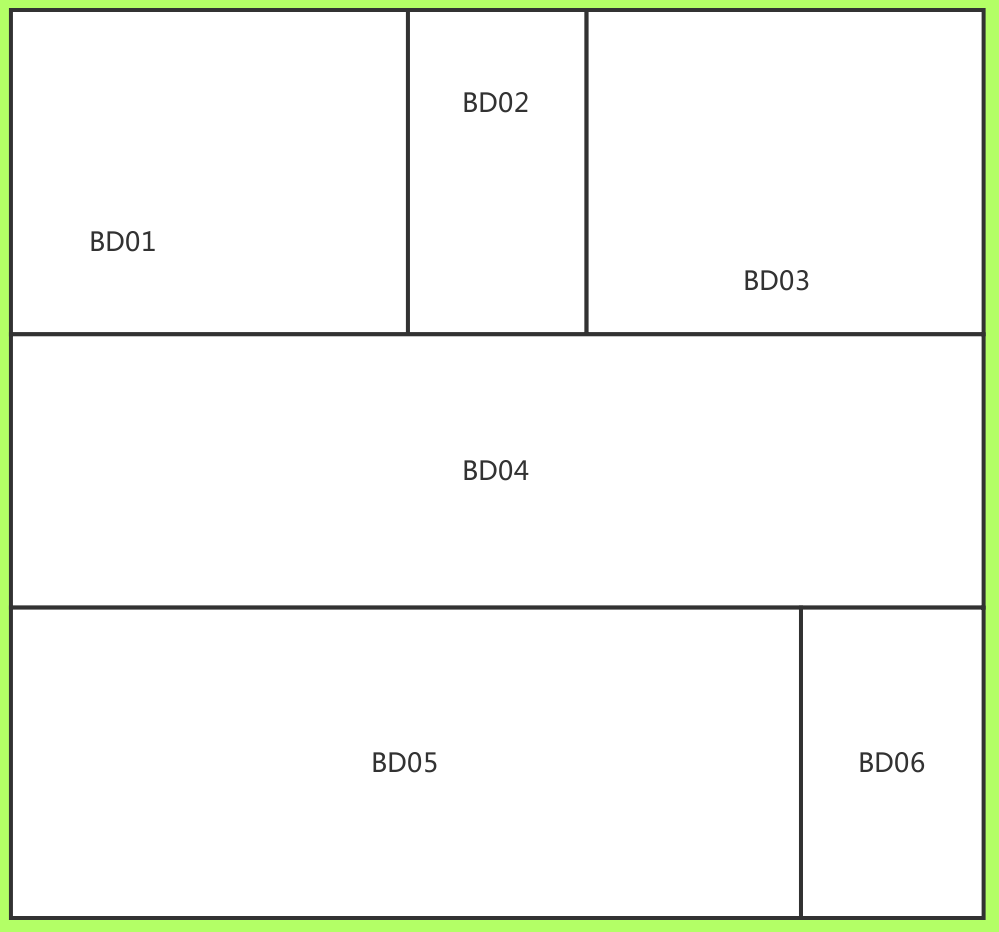
#> input picture ImageToHtmlArea/11.png, 999 x 932 px
$ python ImageToHtmlArea.py
#> lines starting #> are read from the running program, lines starting #| are printed output that depends on the picture
#!/usr/bin/env python
#coding:utf-8
#code by struggle
import cv2 #这个包需要安装 pip3 install opencv-python
import numpy as np

def findline(image, Target, info):
    uniq = []
    img_rgb = cv2.imread(image)
    img_gray = cv2.cvtColor(img_rgb, cv2.COLOR_BGR2GRAY)
    template = cv2.imread(Target,0)
    w, h = template.shape[::-1]
    for pt in info:
        #print(pt)
        zs = pt
        yx = (pt[0] + w, pt[1] + h)
        #print(zs,yx)
        l, u, r, d = left, up, right, down = zs[0], zs[1], yx[0], yx[1]
        while l > 0:
            if img_gray[up, l] == 0 or img_gray[up, l] != 255:
                #print(l)
                break
            l = l - 1
        while u > 0:
            if img_gray[u, left] == 0 or img_gray[u, left] !=255 :
                #print(u)
                break
            u = u - 1
        while r > 0:
            if img_gray[down, r] == 0 or img_gray[down, r] != 255:
                #print(r)
                break
            r = r + 1
        while d > 0:
            if img_gray[d, right] == 0 or img_gray[d, right] != 255:
                #print(d)
                break
            d = d + 1
        maplist = ",".join([str(l),str(u),str(l),str(d),str(r),str(d),str(r),str(u)])
        if maplist not in uniq:
            uniq.append(maplist)
    return uniq

def mathc_img(image, Target, value):
#> called with image = '11.png', Target = '22.png', value = 0.9
    allarea = []
    img_rgb = cv2.imread(image)
#> img_rgb is the input picture: shape (932, 999, 3); mean B, G, R 241.8, 248.4, 245.1
    img_gray = cv2.cvtColor(img_rgb, cv2.COLOR_BGR2GRAY)
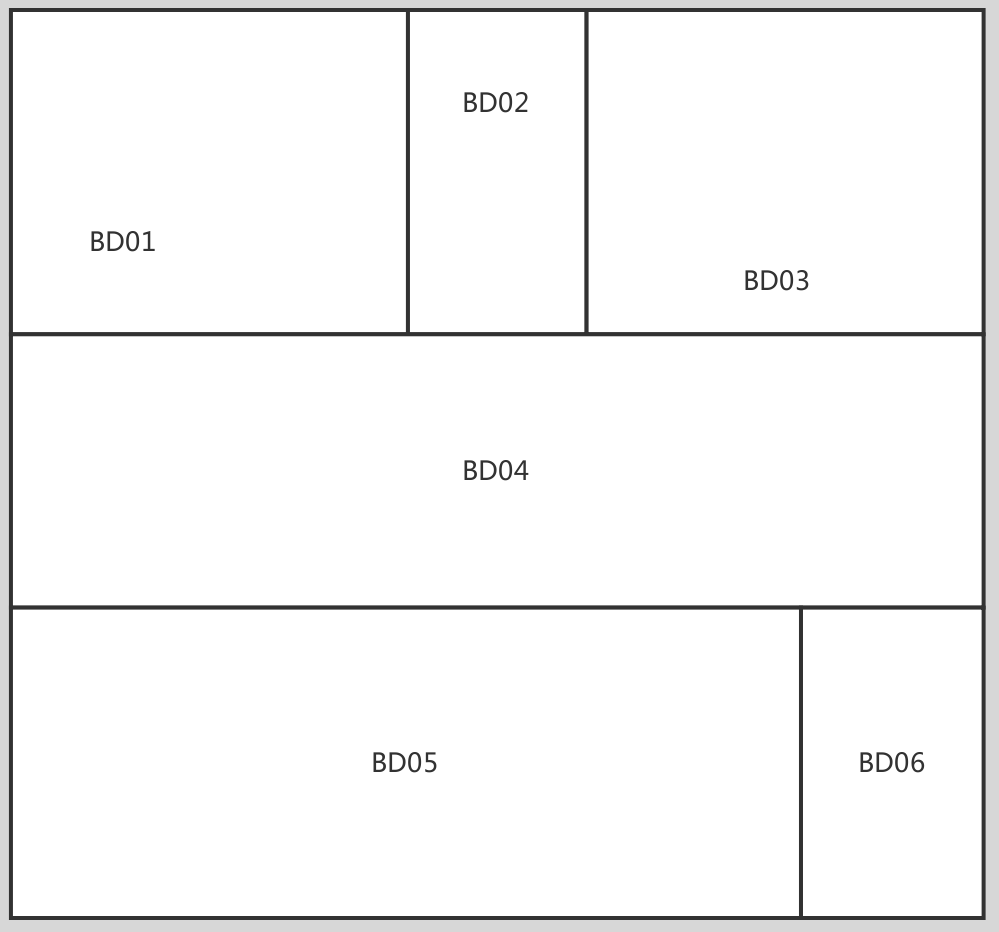
#> img_gray: shape (932, 999); min 50, max 255, mean 246.7
    template = cv2.imread(Target,0)
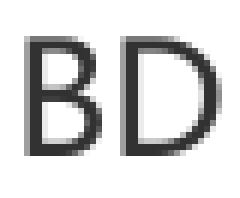
#> input picture ImageToHtmlArea/22.png, 40 x 33 px (shown 6 times larger)
#> template is the input picture: shape (33, 40); min 50, max 255, mean 213.2
    w, h = template.shape[::-1]
#> w = 40; h = 33
    res = cv2.matchTemplate(img_gray,template,cv2.TM_CCOEFF_NORMED)
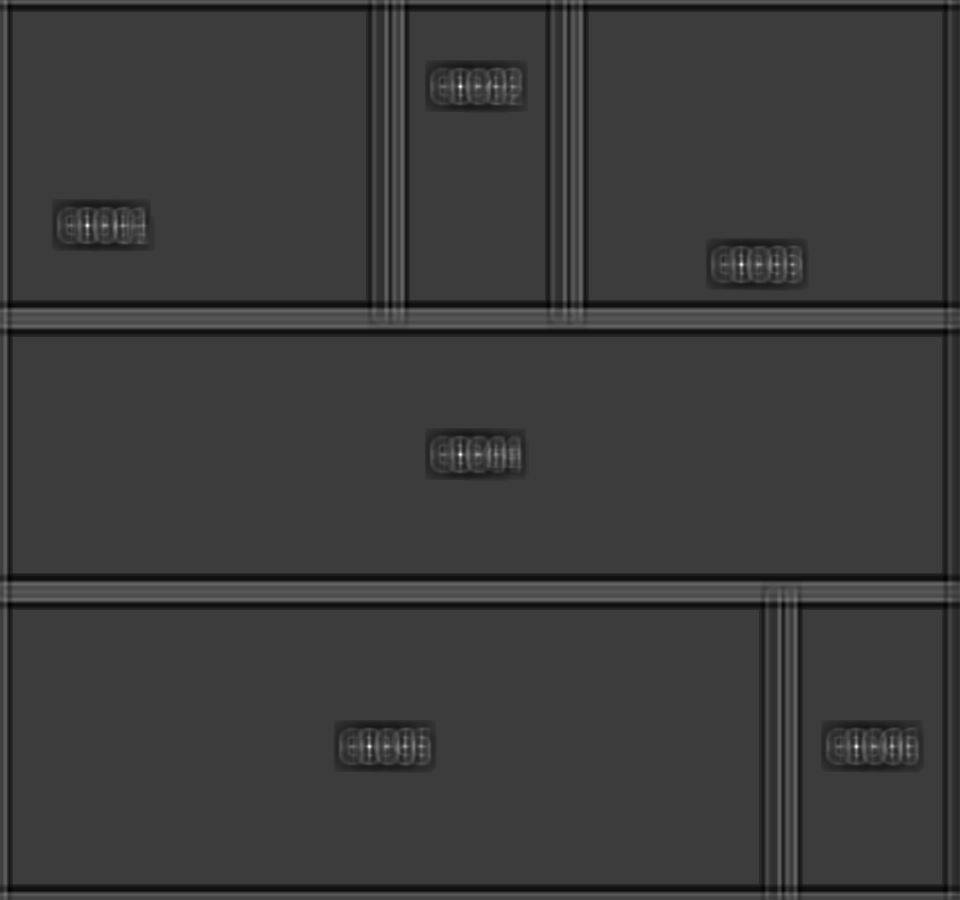
#> res: shape (900, 960) float32; min -0.306, max 0.987, mean -0.00484; drawn with min black and max white
    threshold = value
    loc = np.where( res >= threshold)
#> loc = ([86, 225, 264, 454, 746, 746], [460, 87, 741, 460, 369, 856])
    return zip(*loc[::-1])
    # [6 lines of commented-out code are left out]

if __name__ == "__main__":
    image=("11.png") #原图
    Target=('22.png') #图形里的靶点
    value=0.9 #匹配精确度
    arealist = mathc_img(image,Target,value)
    area = findline(image, Target, arealist)
#> area = ['409,11,409,332,584,332,584,11', '12,11,12,332,405,332,405,11', '588,11,588,332,981,332,981,11', '12,336,12,605,981,605,981,336', '12,609,12,916,798,916,798,609', '802,609,802,916,981,916,981,609']
    for i in area:
        print('<area alt="" title="" href="#" shape="poly" coords="' + i + '" />') # 直接打印html里的area标签
#> this loop made 6 passes
#> i on passes 1 to 6: '409,11,409,332,584,332,584,11', '12,11,12,332,405,332,405,11', '588,11,588,332,981,332,981,11', '12,336,12,605,981,605,981,336', '12,609,12,916,798,916,798,609', '802,609,802,916,981,916,981,609'
#| <area alt="" title="" href="#" shape="poly" coords="409,11,409,332,584,332,584,11" />
#| <area alt="" title="" href="#" shape="poly" coords="12,11,12,332,405,332,405,11" />
#| <area alt="" title="" href="#" shape="poly" coords="588,11,588,332,981,332,981,11" />
#| <area alt="" title="" href="#" shape="poly" coords="12,336,12,605,981,605,981,336" />
#| <area alt="" title="" href="#" shape="poly" coords="12,609,12,916,798,916,798,609" />
#| <area alt="" title="" href="#" shape="poly" coords="802,609,802,916,981,916,981,609" />


"""
<html>
<img src="11.png" alt="" usemap="#Map" />
<map name="Map" id="Map">
    打印出来的东西贴在这里
</map>
</html>
"""
